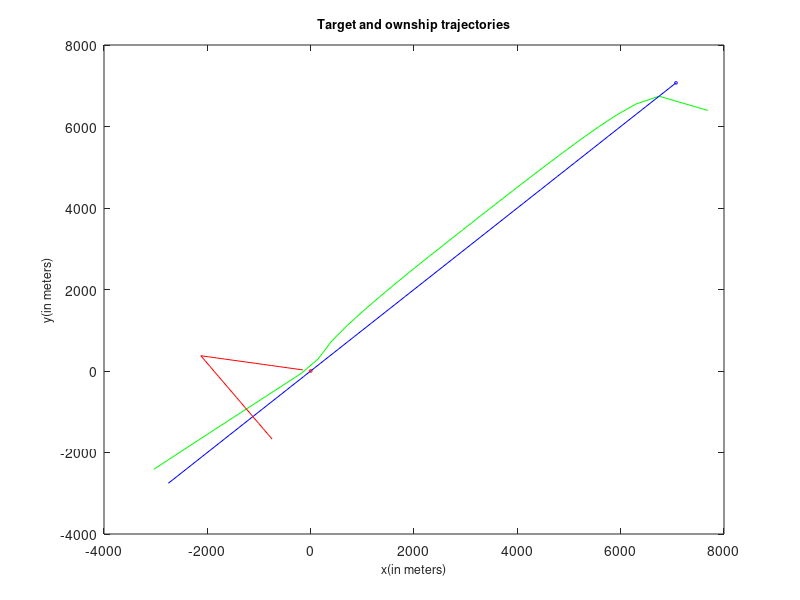

Recreate this plot in MATLAB.
function [ rmsLog ] = MainAsFunction(  )
%UNTITLED3 Summary of this function goes here
%   Detailed explanation goes here





%script
rangeVar = 1;
thetaVar = 6;
velocityVar = 10;
% targetInit = [7071; 7071; 225; 7.72];
% ownshipInit = [0; 0; 170; 2.57];
targetInit = [7071; 7071; -5.4589; -5.4589];
ownshipInit = [0; 0; -2.5310; .4463];
ownshipState = ownshipInit;
targetState = targetInit;
targetStateLog = [targetInit];
ownshipStateLog = [];
rmsLog = [];
startTime = 60;
time = startTime;
finalTime = 1800;
timeStep = 60;

%Initial Measurements
bearing = atan2(targetInit(1)-ownshipInit(1),targetInit(2)-ownshipInit(2))*180/pi + (thetaVar * randn());
distance = sqrt((targetInit(1)-ownshipInit(1)+(rangeVar * randn()))^2+(targetInit(2)-ownshipInit(2)+(rangeVar * randn()))^2);
targetEst = [distance*cosd(bearing);
             distance*sind(bearing);
             0;
             0];
targetEstLog = [targetEst];
P = [0 0 0 0;
     0 0 0 0;
     0 0 velocityVar^2 0;
     0 0 0 velocityVar^2];
Q = [rangeVar^2 0;
     0 rangeVar^2];
F = [1 0 timeStep 0;
     0 1 0 timeStep;
     0 0 1 0;
     0 0 0 1];
 
 
%Simulation
for i = startTime:timeStep:finalTime
    time = i;
    
%move vehicle and target
if(time == 900)
    ownshipState(3) = 1.4371;
    ownshipState(4) = -2.1306;
end
ownshipState = F*ownshipState;
ownshipStateLog = [ownshipStateLog ownshipState];
targetState = F*targetState;
targetStateLog = [targetStateLog targetState];

%Measure
H=[(1-(ownshipState(1)/targetState(1))) 0 0 0;
    0 (1-(ownshipState(2)/targetState(2))) 0 0];
dis = H*targetState;
varry = rangeVar * randn();
distance = sqrt((dis(1)+varry)^2+(dis(2)+varry)^2);%Check the variance method

%Estimation
targetEst = F*targetEst;
H_est = [(1-(ownshipState(1)/targetEst(1))) 0 0 0;
    0 (1-(ownshipState(2)/targetEst(2))) 0 0];
disEst = H*targetEst;
P_pred = F*P*F'; %QsuperS
S=H*P_pred*H'+Q;
K=P_pred*H'/S;
targetEst = targetEst + K*(dis-disEst);
P_pred = (eye(4)-K*H)*P_pred;
P = P_pred;
targetEstLog = [targetEstLog targetEst];
r = sqrt( sum( (targetStateLog(1:2)-targetEstLog(1:2)).^2) / numel(targetStateLog) ); 
rmsLog = [rmsLog r];



end

%Figure
plot(targetEstLog(1,:),targetEstLog(2,:),'-g')
hold on
plot(targetStateLog(1,:),targetStateLog(2,:),'-b')
hold on
plot(ownshipStateLog(1,:),ownshipStateLog(2,:),'-r')
hold on
plot(ownshipInit(1),ownshipInit(2),'or', 'MarkerSize', 2)
hold on
plot(targetInit(1),targetInit(2),'ob', 'MarkerSize', 2)
%legend('Target Estimate','Target','Ownship','Ownship initial','Target initial')
%legend('Location','northwest')
xlim([-4000 8000])
ylim([-4000 8000])
xlabel('x(in meters)','FontSize',9)
ylabel('y(in meters)','FontSize',9)
title('Target and ownship trajectories','FontSize',9)

% figure()
% plot(rmsLog)


end
